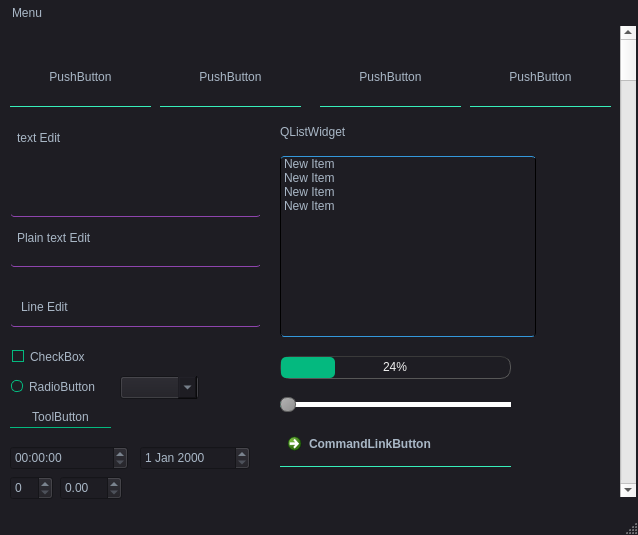
<?xml version="1.0" encoding="UTF-8"?>
<ui version="4.0">
 <class>MainWindow</class>
 <widget class="QMainWindow" name="MainWindow">
  <property name="geometry">
   <rect>
    <x>0</x>
    <y>0</y>
    <width>638</width>
    <height>535</height>
   </rect>
  </property>
  <property name="windowTitle">
   <string>MainWindow</string>
  </property>
  <property name="styleSheet">
   <string notr="true">/*
Dark Style Sheet for QT Applications
Author: Oussama Ben Sassi
Last updated: 29/7/2021
*/
QMainWindow {
	background-color:#1e1d23;
}
QDialog {
	background-color:#1e1d23;
}
QColorDialog {
	background-color:#1e1d23;
}
QTextEdit {
	background-color:#1e1d23;
    border-style: solid;
    border-radius: 4px;
	border-top-color: transparent;
	border-right-color: transparent;
	border-left-color: transparent;
	border-bottom-color:#8e44ad;
	border-bottom-width: 4px;
	border-width: 1px;
   	padding: 0 2px;

	color: #a9b7c6;
}

QPlainTextEdit {
	selection-background-color:#007b50;
	background-color:#1e1d23;
    border-style: solid;
     border-radius: 4px;
	border-top-color: transparent;
	border-right-color: transparent;
	border-left-color: transparent;
	border-bottom-color:#8e44ad;
	border-bottom-width: 4px;
	border-width: 1px;
   	padding: 0 2px;
    color: #a9b7c6;
}
QPushButton{
	border-style: solid;
	border-top-color: transparent;
	border-right-color: transparent;
	border-left-color: transparent;
	border-bottom-color: #37efba;
	border-bottom-width: 4px;
	border-width: 1px;
	color: #a9b7c6;
	padding: 2px;
	background-color: #1e1d23;
}
QPushButton::default{
	border-style: inset;
	border-top-color: transparent;
	border-right-color: transparent;
	border-left-color: transparent;
	border-bottom-color: #04b97f;
	border-width: 1px;
	color: #a9b7c6;
	padding: 2px;
	background-color: #1e1d23;
}
QToolButton {
	border-style: solid;
	border-top-color: transparent;
	border-right-color: transparent;
	border-left-color: transparent;
	border-bottom-color: #04b97f;
	border-bottom-width: 1px;
	border-style: solid;
	color: #a9b7c6;
	padding: 2px;
	background-color: #1e1d23;
}
QToolButton:hover{
	border-style: solid;
	border-top-color: transparent;
	border-right-color: transparent;
	border-left-color: transparent;
	border-bottom-color: #37efba;
	border-bottom-width: 2px;
	border-style: solid;
	color: #FFFFFF;
	padding-bottom: 1px;
	background-color: #1e1d23;
}
QPushButton:hover{
	border-style: solid;
	border-top-color: transparent;
	border-right-color: transparent;
	border-left-color: transparent;
	border-bottom-color: #37efba;
	border-bottom-width: 1px;
	border-style: solid;
	color: #FFFFFF;
	padding-bottom: 2px;
	background-color: #1e1d23;
}
QPushButton:pressed{
	border-style: solid;
	border-top-color: transparent;
	border-right-color: transparent;
	border-left-color: transparent;
	border-bottom-color: #37efba;
	border-bottom-width: 2px;
	border-style: solid;
	color: #37efba;
	padding-bottom: 1px;
	background-color: #1e1d23;
}
QPushButton:disabled{
	border-style: solid;
	border-top-color: transparent;
	border-right-color: transparent;
	border-left-color: transparent;
	border-bottom-color: #808086;
	border-bottom-width: 2px;
	border-style: solid;
	color: #808086;
	padding-bottom: 1px;
	background-color: #1e1d23;
}
QLineEdit {
	border-width: 1px; border-radius: 4px;
    border-style: solid;
	border-top-color: transparent;
	border-right-color: transparent;
	border-left-color: transparent;
	border-bottom-color:#8e44ad;
	border-bottom-width: 4px;
	border-width: 1px;
	padding: 0 8px;
	color: #a9b7c6;
	background:#1e1d23;
	selection-background-color:#007b50;
	selection-color: #FFFFFF;
}
QLabel {
	color: #a9b7c6;
}
QLCDNumber {
	color: #37e6b4;
}
QProgressBar {
	text-align: center;
	color: rgb(240, 240, 240);
	border-width: 1px; 
	border-radius: 10px;
	border-color: rgb(58, 58, 58);
	border-style: inset;
	background-color:#1e1d23;
}
QProgressBar::chunk {
	background-color: #04b97f;
	border-radius: 5px;
}
QMenuBar {
  background-color: #1e1d23;
  padding: 2px;
  
  color: #a9b7c6;
}

QMenuBar:focus {
  border: 1px solid #148CD2;
}

QMenuBar::item {
  background: transparent;
  padding: 4px;
}

QMenuBar::item:selected {
  padding: 4px;
  background: transparent;
  border: 0px solid #32414B;
}

QMenuBar::item:pressed {
  padding: 4px;
  border: 0px solid #32414B;
  background-color: #148CD2;
  color: #F0F0F0;
  margin-bottom: 0px;
  padding-bottom: 0px;
}

/* QMenu ------------------------------------------------------------------

https://doc.qt.io/qt-5/stylesheet-examples.html#customizing-qmenu

--------------------------------------------------------------------------- */
QMenu
{
    background-color: #1e1d23;
    border: 1px solid #4a5157;
    padding: 10px;
	color: #a9b7c6;

}


QMenu::item
{
    background-color: transparent;
    padding: 2px 20px 2px 20px;
	min-width: 200px;

}


QMenu::separator
{
   	background-color: #242424;
	height: 1px;

}


QMenu::item:disabled
{
    color: #555;
    background-color: transparent;
    padding: 2px 20px 2px 20px;

}


QMenu::item:selected
{
	background-color: #148CD2;
	border: 1px solid #006666;
	color: #fff;

}
QTabWidget {
	color:rgb(0,0,0);
	background-color:#1e1d23;
}
QTabWidget::pane {
		border-color: rgb(77,77,77);
		background-color:#1e1d23;
		border-style: solid;
		border-width: 1px;
    	border-radius: 6px;
}
QTabBar::tab {
	border-style: solid;
	border-top-color: transparent;
	border-right-color: transparent;
	border-left-color: transparent;
	border-bottom-color: transparent;
	border-bottom-width: 1px;
	border-style: solid;
	color: #808086;
	padding: 3px;
	margin-left:3px;
	background-color: #1e1d23;
}
QTabBar::tab:selected, QTabBar::tab:last:selected, QTabBar::tab:hover {
  	border-style: solid;
	border-top-color: transparent;
	border-right-color: transparent;
	border-left-color: transparent;
	border-bottom-color: #04b97f;
	border-bottom-width: 2px;
	border-style: solid;
	color: #FFFFFF;
	padding-left: 3px;
	padding-bottom: 2px;
	margin-left:3px;
	background-color: #1e1d23;
}

QCheckBox {
	color: #a9b7c6;
	padding: 2px;
}
QCheckBox:disabled {
	color: #808086;
	padding: 2px;
}

QCheckBox:hover {
	border-radius:4px;
	border-style:solid;
	padding-left: 1px;
	padding-right: 1px;
	padding-bottom: 1px;
	padding-top: 1px;
	border-width:1px;
	border-color: rgb(87, 97, 106);
	background-color:#1e1d23;
}
QCheckBox::indicator:checked {

	height: 10px;
	width: 10px;
	border-style:solid;
	border-width: 1px;
	border-color: #04b97f;
	color: #a9b7c6;
	background-color: #04b97f;
}
QCheckBox::indicator:unchecked {

	height: 10px;
	width: 10px;
	border-style:solid;
	border-width: 1px;
	border-color: #04b97f;
	color: #a9b7c6;
	background-color: transparent;
}
QRadioButton {
	color: #a9b7c6;
	background-color: #1e1d23;
	padding: 1px;
}
QRadioButton::indicator:checked {
	height: 10px;
	width: 10px;
	border-style:solid;
	border-radius:5px;
	border-width: 1px;
	border-color: #04b97f;
	color: #a9b7c6;
	background-color: #04b97f;
}
QRadioButton::indicator:!checked {
	height: 10px;
	width: 10px;
	border-style:solid;
	border-radius:5px;
	border-width: 1px;
	border-color: #04b97f;
	color: #a9b7c6;
	background-color: transparent;
}
QStatusBar {
	color:#027f7f;
}
QSpinBox {
	color: #a9b7c6;	
	background-color: #1e1d23;
}
QDoubleSpinBox {
	color: #a9b7c6;	
	background-color: #1e1d23;
}
QTimeEdit {
	color: #a9b7c6;	
	background-color: #1e1d23;
}
QDateTimeEdit {
	color: #a9b7c6;	
	background-color: #1e1d23;
}
QDateEdit {
	color: #a9b7c6;	
	background-color: #1e1d23;
}
QComboBox {
	color: #a9b7c6;	
	background: #1e1d23;
}
QComboBox:editable {
	background: #1e1d23;
	color: #a9b7c6;
	selection-background-color: #1e1d23;
}
QComboBox QAbstractItemView {
	color: #a9b7c6;	
	background: #1e1d23;
	selection-color: #FFFFFF;
	selection-background-color: #1e1d23;
}
QComboBox:!editable:on, QComboBox::drop-down:editable:on {
	color: #a9b7c6;	
	background: #1e1d23;
}
QFontComboBox {
	color: #a9b7c6;	
	background-color: #1e1d23;
}
QToolBox {
	color: #a9b7c6;
	background-color: #1e1d23;
}
QToolBox::tab {
	color: #a9b7c6;
	background-color: #1e1d23;
}
QToolBox::tab:selected {
	color: #FFFFFF;
	background-color: #1e1d23;
}
QScrollArea {
	color: #FFFFFF;
	background-color: #2c3e50;
}
QSlider::groove:horizontal {
	height: 5px;
	background: #04b97f;
}
QSlider::groove:vertical {
	width: 5px;
	background: #2c3e50;
}
QSlider::handle:horizontal {
	background: qlineargradient(x1:0, y1:0, x2:1, y2:1, stop:0 #b4b4b4, stop:1 #8f8f8f);
	border: 1px solid #5c5c5c;
	width: 14px;
	margin: -5px 0;
	border-radius: 7px;
}
QSlider::handle:vertical {
	background: qlineargradient(x1:1, y1:1, x2:0, y2:0, stop:0 #b4b4b4, stop:1 #8f8f8f);
	border: 1px solid #5c5c5c;
	height: 14px;
	margin: 0 -5px;
	border-radius: 7px;
}
QSlider::add-page:horizontal {
    background: white;
}
QSlider::add-page:vertical {
    background: white;
}
QSlider::sub-page:horizontal {
    background: #04b97f;
}
QSlider::sub-page:vertical {
    background: #04b97f;
}
QListWidget {
    color: #a9b7c6;	
	background-color: #1e1d23;
    border-style:solid;
    border-top-color:#3498db;
    border-bottom-color:#3498db;
    border-radius:4px;
    border-width:1px;

}</string>
  </property>
  <widget class="QWidget" name="centralwidget">
   <widget class="QPushButton" name="pushButton">
    <property name="geometry">
     <rect>
      <x>160</x>
      <y>20</y>
      <width>141</width>
      <height>61</height>
     </rect>
    </property>
    <property name="text">
     <string>PushButton</string>
    </property>
   </widget>
   <widget class="QPushButton" name="pushButton_2">
    <property name="geometry">
     <rect>
      <x>320</x>
      <y>20</y>
      <width>141</width>
      <height>61</height>
     </rect>
    </property>
    <property name="text">
     <string>PushButton</string>
    </property>
   </widget>
   <widget class="QPushButton" name="pushButton_3">
    <property name="geometry">
     <rect>
      <x>470</x>
      <y>20</y>
      <width>141</width>
      <height>61</height>
     </rect>
    </property>
    <property name="text">
     <string>PushButton</string>
    </property>
   </widget>
   <widget class="QTextEdit" name="textEdit">
    <property name="geometry">
     <rect>
      <x>10</x>
      <y>100</y>
      <width>251</width>
      <height>91</height>
     </rect>
    </property>
    <property name="html">
     <string>&lt;!DOCTYPE HTML PUBLIC &quot;-//W3C//DTD HTML 4.0//EN&quot; &quot;http://www.w3.org/TR/REC-html40/strict.dtd&quot;&gt;
&lt;html&gt;&lt;head&gt;&lt;meta name=&quot;qrichtext&quot; content=&quot;1&quot; /&gt;&lt;style type=&quot;text/css&quot;&gt;
p, li { white-space: pre-wrap; }
&lt;/style&gt;&lt;/head&gt;&lt;body style=&quot; font-family:'Sans Serif'; font-size:9pt; font-weight:400; font-style:normal;&quot;&gt;
&lt;p style=&quot; margin-top:0px; margin-bottom:0px; margin-left:0px; margin-right:0px; -qt-block-indent:0; text-indent:0px;&quot;&gt;text Edit&lt;/p&gt;
&lt;p style=&quot;-qt-paragraph-type:empty; margin-top:0px; margin-bottom:0px; margin-left:0px; margin-right:0px; -qt-block-indent:0; text-indent:0px;&quot;&gt;&lt;br /&gt;&lt;/p&gt;&lt;/body&gt;&lt;/html&gt;</string>
    </property>
   </widget>
   <widget class="QLineEdit" name="lineEdit">
    <property name="geometry">
     <rect>
      <x>10</x>
      <y>260</y>
      <width>251</width>
      <height>41</height>
     </rect>
    </property>
    <property name="text">
     <string>Line Edit</string>
    </property>
   </widget>
   <widget class="QScrollBar" name="verticalScrollBar">
    <property name="geometry">
     <rect>
      <x>620</x>
      <y>0</y>
      <width>16</width>
      <height>471</height>
     </rect>
    </property>
    <property name="orientation">
     <enum>Qt::Vertical</enum>
    </property>
   </widget>
   <widget class="QProgressBar" name="progressBar">
    <property name="geometry">
     <rect>
      <x>280</x>
      <y>330</y>
      <width>231</width>
      <height>23</height>
     </rect>
    </property>
    <property name="value">
     <number>24</number>
    </property>
   </widget>
   <widget class="QPlainTextEdit" name="plainTextEdit">
    <property name="geometry">
     <rect>
      <x>10</x>
      <y>200</y>
      <width>251</width>
      <height>41</height>
     </rect>
    </property>
    <property name="plainText">
     <string>Plain text Edit
</string>
    </property>
   </widget>
   <widget class="QPushButton" name="pushButton_5">
    <property name="geometry">
     <rect>
      <x>10</x>
      <y>20</y>
      <width>141</width>
      <height>61</height>
     </rect>
    </property>
    <property name="text">
     <string>PushButton</string>
    </property>
   </widget>
   <widget class="QLabel" name="label">
    <property name="geometry">
     <rect>
      <x>280</x>
      <y>90</y>
      <width>251</width>
      <height>31</height>
     </rect>
    </property>
    <property name="text">
     <string>QListWidget</string>
    </property>
   </widget>
   <widget class="QListWidget" name="listWidget">
    <property name="geometry">
     <rect>
      <x>280</x>
      <y>130</y>
      <width>256</width>
      <height>181</height>
     </rect>
    </property>
    <item>
     <property name="text">
      <string>New Item</string>
     </property>
    </item>
    <item>
     <property name="text">
      <string>New Item</string>
     </property>
    </item>
    <item>
     <property name="text">
      <string>New Item</string>
     </property>
    </item>
    <item>
     <property name="text">
      <string>New Item</string>
     </property>
    </item>
   </widget>
   <widget class="QCommandLinkButton" name="commandLinkButton">
    <property name="geometry">
     <rect>
      <x>280</x>
      <y>400</y>
      <width>231</width>
      <height>41</height>
     </rect>
    </property>
    <property name="text">
     <string>CommandLinkButton</string>
    </property>
   </widget>
   <widget class="QSlider" name="horizontalSlider">
    <property name="geometry">
     <rect>
      <x>280</x>
      <y>370</y>
      <width>231</width>
      <height>16</height>
     </rect>
    </property>
    <property name="orientation">
     <enum>Qt::Horizontal</enum>
    </property>
   </widget>
   <widget class="QComboBox" name="comboBox">
    <property name="geometry">
     <rect>
      <x>120</x>
      <y>350</y>
      <width>79</width>
      <height>23</height>
     </rect>
    </property>
   </widget>
   <widget class="QToolButton" name="toolButton">
    <property name="geometry">
     <rect>
      <x>10</x>
      <y>380</y>
      <width>101</width>
      <height>22</height>
     </rect>
    </property>
    <property name="text">
     <string>ToolButton</string>
    </property>
   </widget>
   <widget class="QCheckBox" name="checkBox">
    <property name="geometry">
     <rect>
      <x>10</x>
      <y>320</y>
      <width>85</width>
      <height>21</height>
     </rect>
    </property>
    <property name="text">
     <string>CheckBox</string>
    </property>
   </widget>
   <widget class="QRadioButton" name="radioButton">
    <property name="geometry">
     <rect>
      <x>10</x>
      <y>350</y>
      <width>99</width>
      <height>21</height>
     </rect>
    </property>
    <property name="text">
     <string>RadioButton</string>
    </property>
   </widget>
   <widget class="QDoubleSpinBox" name="doubleSpinBox">
    <property name="geometry">
     <rect>
      <x>60</x>
      <y>450</y>
      <width>62</width>
      <height>24</height>
     </rect>
    </property>
   </widget>
   <widget class="QTimeEdit" name="timeEdit">
    <property name="geometry">
     <rect>
      <x>10</x>
      <y>420</y>
      <width>118</width>
      <height>24</height>
     </rect>
    </property>
   </widget>
   <widget class="QDateEdit" name="dateEdit">
    <property name="geometry">
     <rect>
      <x>140</x>
      <y>420</y>
      <width>110</width>
      <height>24</height>
     </rect>
    </property>
   </widget>
   <widget class="QSpinBox" name="spinBox">
    <property name="geometry">
     <rect>
      <x>10</x>
      <y>450</y>
      <width>43</width>
      <height>24</height>
     </rect>
    </property>
   </widget>
  </widget>
  <widget class="QMenuBar" name="menubar">
   <property name="geometry">
    <rect>
     <x>0</x>
     <y>0</y>
     <width>638</width>
     <height>27</height>
    </rect>
   </property>
   <widget class="QMenu" name="menuMenu">
    <property name="title">
     <string>Menu</string>
    </property>
    <addaction name="actionMenuE1"/>
    <addaction name="actionMeniE2"/>
   </widget>
   <addaction name="menuMenu"/>
  </widget>
  <widget class="QStatusBar" name="statusbar"/>
  <action name="actionMenuE1">
   <property name="text">
    <string>Action1</string>
   </property>
  </action>
  <action name="actionMeniE2">
   <property name="text">
    <string>Action2</string>
   </property>
  </action>
 </widget>
 <resources/>
 <connections/>
</ui>
